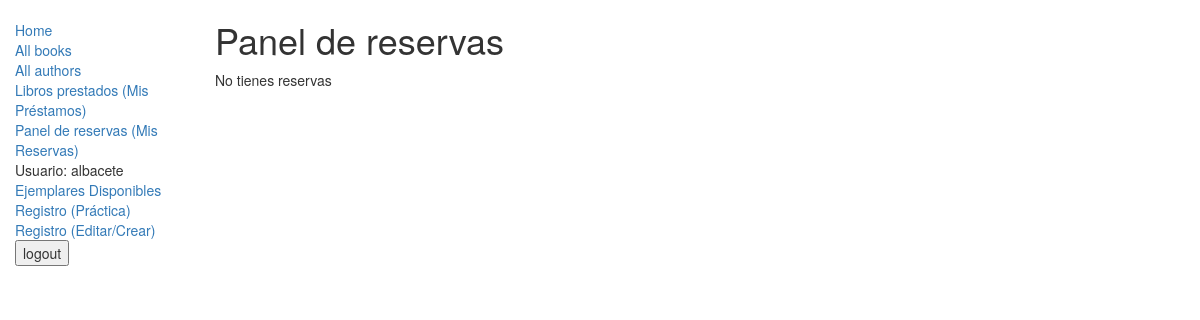
The app's page /catalog/panelReservas/ (signed in), older data.
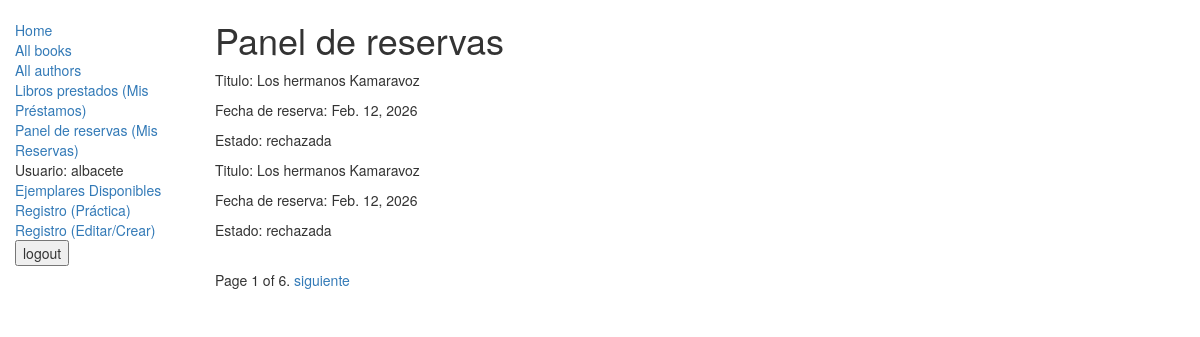
The same page, newer data.
### catalog/models.py (models this page shows, shortened)
class Reservation(models.Model):
    usuario_reservador = models.ForeignKey(lector, on_delete=models.CASCADE, related_name="lectores", related_query_name="lectoresquery")
    book_instance = models.ForeignKey(BookInstance, on_delete=models.CASCADE, related_name= "ejemplares", related_query_name="ejemplaresquery")
    fecha_reserva = models.DateField(auto_now_add=True)
    estado = models.CharField(
        max_length=20,
        choices=[
            ('pendiente','Pendiente'),
            ('aprobada','Aprobada'),
            ('rechazada','Rechazada'),
        ],
        default='pendiente'
    )

class BookInstance(models.Model):
    id = models.UUIDField(primary_key = True, default=uuid.uuid4,help_text="id unico del ejemplar en toda la biblioteca")
    imprent = models.CharField(max_length= 200, help_text="Introduce el nombre de la editorial")
    due_back = models.DateField(null=True,blank = True)
    loan_status =(
            ("m","Maintenance"),
            ("o","on loan"),
            ("a","available"),
            ("r","reserverd")
        )
    pdf = models.FileField(upload_to="pdfs/", null=True, blank=True)
    video = models.FileField(upload_to="videos/", null=True , blank = True)
    book = models.ForeignKey(Book,on_delete = models.SET_NULL, null = True)
    lenguaje = models.ForeignKey("Language", on_delete = models.SET_NULL , null = True)
    status = models.CharField(max_length = 1, choices = loan_status, blank = True, default = "m",help_text = "Disponibilidad d del ejemplar")
    lector = models.ForeignKey("lector", on_delete= models.SET_NULL, null=True )
    portada = models.ImageField(upload_to="portadas/", null=True , blank=True)
    reservadores = models.ManyToManyField(
        "lector",
        through='Reservation',
        related_name='reservas'
    )
    class Meta:
        ordering = ["due_back"]

class Book(models.Model):
    title = models.CharField(max_length = 200, help_text= "Introduce el nombre del libro")
    author = models.ForeignKey("Author",on_delete = models.SET_NULL, null= True)
    summary = models.TextField(max_length = 1000 , help_text = "ingrese una breve descripcion del libro")
    genre = models.ManyToManyField(Genre,help_text = "Selecciona un genero")
    def display_genre(self):
        """
           crea un string para el admin
        """
        return " ".join([genre.name for genre in self.genre.all()])
    display_genre.shortDescription = "Genre"
    isbn = models.CharField("ISBN",max_length = 13,help_text = "13 Caracteres <a href='https://www.isbn-international.org/content/what-isbn'ISBN number</a>")

### catalog/views.py (the view)
# urls.py: path("panelReservas/", views.PanelReservas.as_view(), name="panelReservas"),
class PanelReservas(generic.ListView):
    model = Reservation
    template_name = "catalog/reservasPanel.html"
    paginate_by = 2
    def get_queryset(self):
        lector1 = lector.objects.filter(nombre__exact = self.request.user.username).first()
        return Reservation.objects.filter(usuario_reservador=lector1)

### catalog/templates/catalog/reservasPanel.html (shortened to what this page needs)
{% extends "base_generic.html" %}
{%block content%}
<h1>Panel de reservas</h1>
{%if object_list%}
{%for reserva in object_list%}
<p>Titulo: {{reserva.book_instance.book.title}}</p>
<p>Fecha de reserva: {{reserva.fecha_reserva}}</p>
<p>Estado: {{reserva.estado}}</p>
{%endfor%}
{%else%}
<p>No tienes reservas</p>
{%endif%}
{%endblock%}

### catalog/templates/base_generic.html (shortened to what this page needs)
<!DOCTYPE html>
<html lang="en">
<head>
  <link rel="stylesheet" href="https://maxcdn.bootstrapcdn.com/bootstrap/3.3.7/css/bootstrap.min.css">
  {% load static %}
  <link rel="stylesheet" href="{% static 'css/styles.css' %}">
</head>
<body>
  <div class="container-fluid">
    <div class="row">
      <div class="col-sm-2">
        {% block sidebar %}
        <ul class="sidebar-nav">
          <li><a href="{% url 'index' %}">Home</a></li>
          <li><a href="{%url 'listabooks' %}">All books</a></li>
          <li><a href="{% url 'listaauthors' %}">All authors</a></li>
          <li><a href="{% url 'prestados'%}">Libros prestados (Mis Préstamos)</a></li>
          <li><a href="{% url 'panelReservas'%}">Panel de reservas (Mis Reservas)</a></li>
          {%if user.is_authenticated%}
          <li>Usuario: {{user.get_username}}</li>
          <li><a href="{% url 'ejemplaresDisp'%}">Ejemplares Disponibles</a></li>
          <li><a href="{% url 'registro2' %}">Registro (Práctica)</a></li>
          <li><a href="{% url 'editarCrear' %}">Registro (Editar/Crear)</a></li>
          <form action="{%url 'logout'%}" method="post">
            <input type="submit" value="logout">
          </form>
          {%else%}
          <li><a href="{%url 'registro'%}">Registro</a></li>
          <li><a href="{%url 'login'%}?next={% url 'index'%}">Login</a></li>
          {%endif%}
        </ul>
        {% endblock %}
      </div>
      <div class="col-sm-10 ">
        {% block content %}{% endblock %}
        {% block pagination %}
        {% if is_paginated %}
        <div class="pagination">
          <span class="page-links">
            <span class="page-current">
              Page {{ page_obj.number }} of {{ page_obj.paginator.num_pages }}.
            </span>
            {% if page_obj.has_next %}
            <a href="{{ request.path }}?page={{ page_obj.next_page_number }}">siguiente</a>
            {% endif %}
          </span>
        </div>
        {% endif %}
        {% endblock %}
      </div>
    </div>
  </div>
</body>
</html>

Row changes from the older to the newer data that the page shows:
added Reservation: book_instance.book "Los hermanos Kamaravoz", fecha_reserva "Feb. 12, 2026", estado "rechazada"
added Reservation: book_instance.book "Los hermanos Kamaravoz", fecha_reserva "Feb. 12, 2026", estado "rechazada"
Text that changed along with them:
{{ page_obj.number }}: (not shown) → "1"
{{ page_obj.paginator.num_pages }}: (not shown) → "6"
text no longer shown: "No tienes reservas"
text now shown: "Page of . siguiente"
